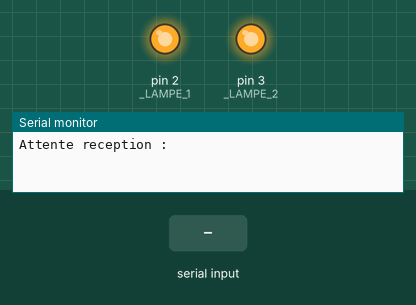
A sketch run on a simulated Arduino Uno, built with avr-gcc and run on an emulated ATmega328P. Parts: output pins drawn as LEDs (lit = HIGH), the last lines printed to the serial monitor. Inputs (shaded band) come from the test bench.

Above: at 1.2 s.
1.3 s: "ON_1" received over the second serial link
At 2.5 s:
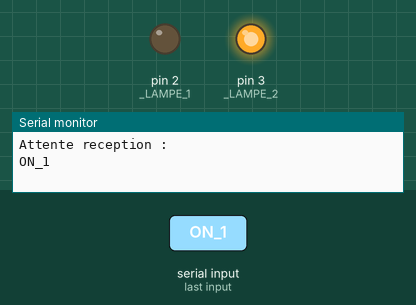
2.8 s: "ON_2" received over the second serial link
At 3.7 s:
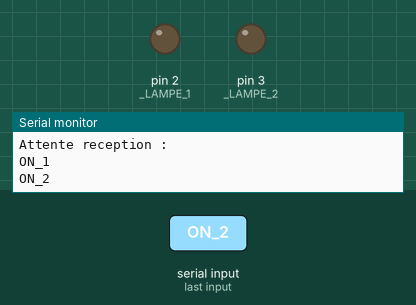
4.3 s: "OFF_1" received over the second serial link
At 4.8 s:
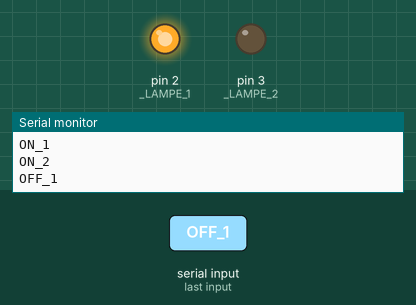
5.8 s: "OFF_2" received over the second serial link
At 7.1 s:
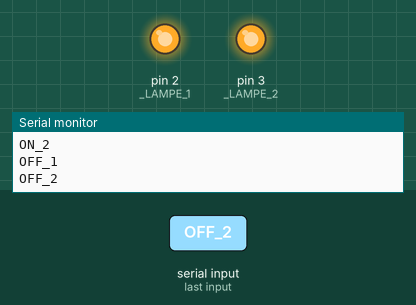
Timing chart, 0 to 8.3 s (numbered marks = the images above; inputs shaded):
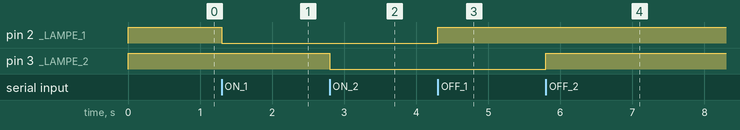

Measured:
- after the input at 1.3 s, pin 2 (_LAMPE_1): HIGH → LOW at once
- after the input at 2.8 s, pin 3 (_LAMPE_2): HIGH → LOW at once
- after the input at 4.3 s, pin 2 (_LAMPE_1): LOW → HIGH at once
- after the input at 5.8 s, pin 3 (_LAMPE_2): LOW → HIGH at once

The sketch:

BLUE_ALLUMAGE_DES_LAMPES.ino
```cpp
/*
	Ce programme permet de controler l'allumage et l'extinction
  des lampes depuis son téléphone via le module bluetooth

 *** AUTEUR : RACHEl SYSTEME
 *** DATE   : 11 / 03 / 2022
 *** YOUTUBE: https://www.youtube.com/channel/UCf4jGfp-BFp6GLd6eTptVMg?sub_confirmation=1

*/

#include <SoftwareSerial.h>

#define _RX 10
#define _TX 11
#define _LAMPE_1 2
#define _LAMPE_2 3

// Création de l'objet SoftwareSerial
SoftwareSerial mySerial(_RX,_TX);
String reception = "";

void setup(){
  // Initialisation de la communication Série et SoftwareSerial
  Serial.begin(9600);
  mySerial.begin(9600);

  pinMode(_LAMPE_1,OUTPUT);
  pinMode(_LAMPE_2,OUTPUT);
  digitalWrite(_LAMPE_1,HIGH);
  digitalWrite(_LAMPE_2,HIGH);

  Serial.println("Attente reception : ");
}

void loop(){
  // Réception des caractères via le module bluetooth
	if (mySerial.available())
    reception += (char) mySerial.read();

  // Allumage ou extinction des lampes
 	if (reception == "ON_1")
 	{
    affiche();
    digitalWrite(_LAMPE_1,LOW);
 	}
   if (reception == "ON_2")
  {
    affiche();
    digitalWrite(_LAMPE_2,LOW);
  }
  if (reception == "OFF_1")
  {
    affiche();
    digitalWrite(_LAMPE_1,HIGH);
  }
  if (reception == "OFF_2")
  {
    affiche();
    digitalWrite(_LAMPE_2,HIGH);
  }

  if(reception.length() > 5)
    reception = "";
}

void affiche(){
  Serial.println(reception);
  reception = "";
}
```
